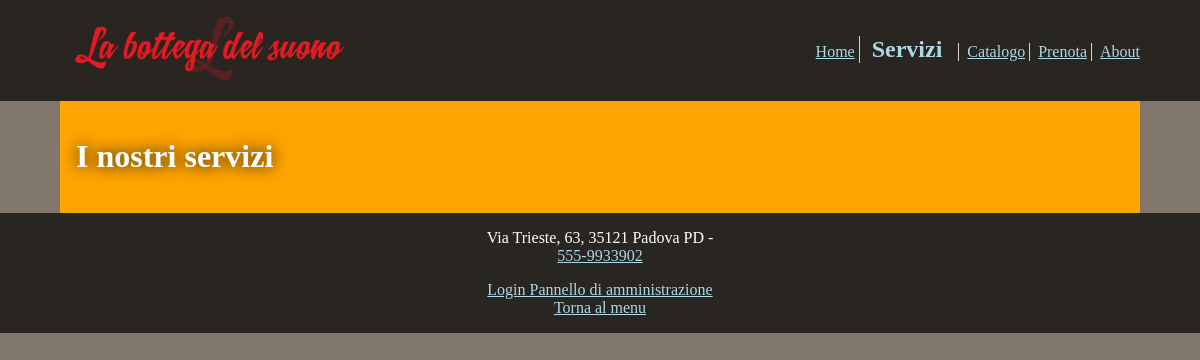
/servizi.php, run on an earlier commit of the app's database.
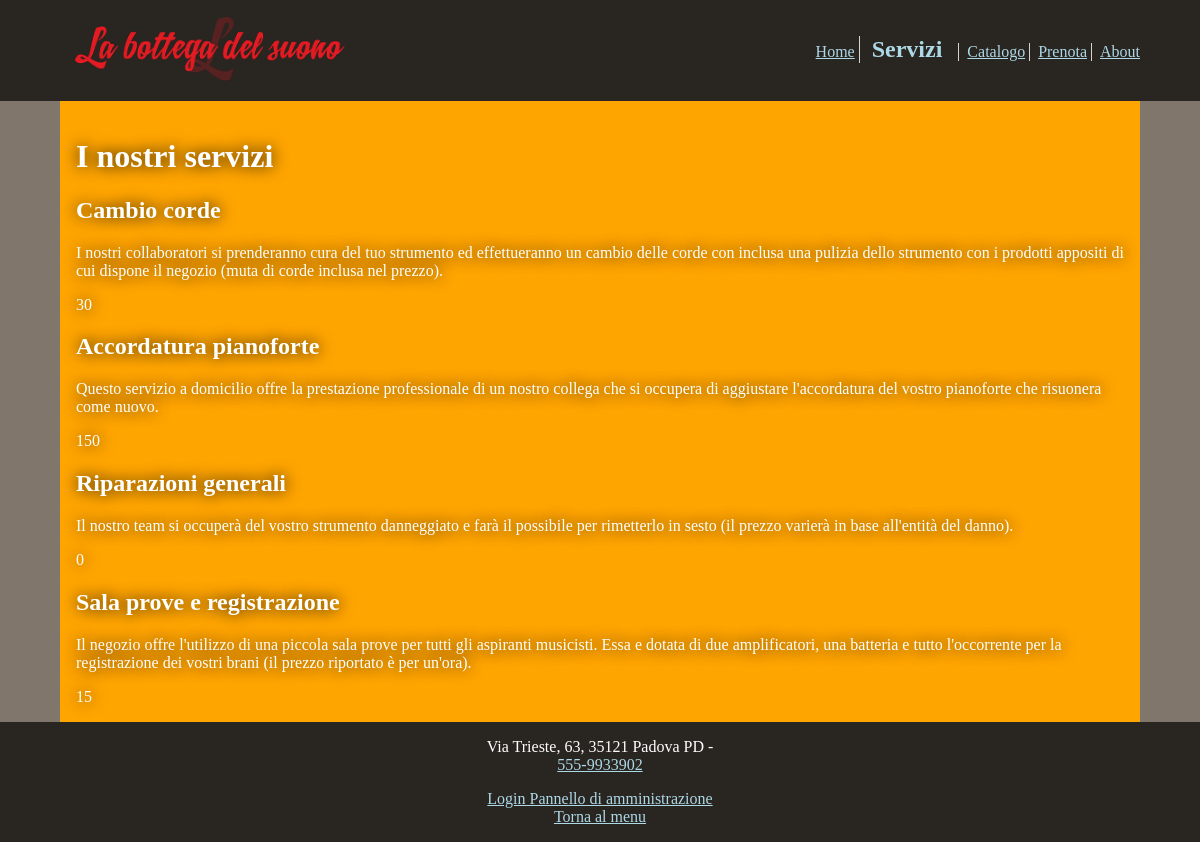
And on a later commit of the database.
### tables this page shows
CREATE TABLE `servizi` (
  `id` int(11) NOT NULL,
  `nome` varchar(40) NOT NULL,
  `descrizione` varchar(250) NOT NULL,
  `costo` decimal(10,0) NOT NULL
);

### db_connection.php (called while the page is built, shortened)
<?php
    function connect($db_data){
        $db = new mysqli($db_data['server_name'], $db_data['username'], $db_data['password'], $db_data['name']);
        return $db;
    }
    function getServices($db_data){
        $db = connect($db_data);
        $query = "SELECT * FROM servizi";
        return $db->query($query);
    }
?>

### service_list.php (the view)
<div id="lista-servizi">
<?php
    include_once("db_connection.php");
    $products = getServices($db_data);
    while($row = $products->fetch_assoc()){
?>
    <div class="servizio">
        <h2 class="servizio-nome"><?= $row['nome']; ?></h2>
        <p class="servizio-desc"><?= $row['descrizione']; ?></p>
        <span class="servizio-costo"><?= $row['costo']; ?></span>
    </div>
<?php
    }
?>
</div>

### servizi.php (shortened to what this page needs)
<!DOCTYPE html PUBLIC "-//W3C//DTD XHTML 1.0 Strict//EN" "http://www.w3.org/TR/xhtml1/DTD/xhtml1-strict.dtd">
<?php include_once("utility.php");?>
<html xmlns="http://www.w3.org/1999/xhtml">
    <head>
        <link rel="stylesheet" type="text/css" href="css/main.css"/>
        <link rel="stylesheet" type="text/css" href="css/mobile.css"/>
        <link rel="stylesheet" href= "<?= $host_path."css/print.css"?>"  media="print"  type="text/css" />
    </head>
    <body>
        <?php include("header.php"); ?>
        <div id="main">
            <div id="content">
                <h1>I nostri servizi</h1>
                <?php include("service_list.php"); ?>
            </div>
        </div>
        <?php include("footer.php"); ?>
    </body>
</html>

### header.php (shortened to what this page needs)
<?php
$index = "index.php";
$servizi = "servizi.php";
$catalogo = "catalogo.php";
$prenota = "prenota.php";
$about = "about.php";
?>
<div id="menu" class="navbar">
    <div class="titolo-nav">
        <img src="img/logo.png" alt="Logo del sito"/>
    </div>
    <div id="actual_menu">
        <ul>
            <li><a class="<?php isActive($index)?>" href="<?= $index?>">Home</a></li>
            <li><a class="<?php isActive($servizi)?>" href="<?= $servizi?>">Servizi</a></li>
            <li><a class="<?php isActive($catalogo)?>" href="<?= $catalogo?>">Catalogo</a></li>
            <li><a class="<?php isActive($prenota)?>" href="<?= $prenota?>">Prenota</a></li>
            <li><a class="<?php isActive($about)?>" href="<?= $about?>">About</a></li>
        </ul>
    </div>
</div>

### utility.php (shortened to what this page needs)
<?php
    function isActive($page){
        $path = $_SERVER["PHP_SELF"];
        $path = explode("/",$path);
        if($page == end($path)) echo "inactive-link";
        else                    echo "active-link";
    }
?>

### footer.php
<div id="footer">
    <div id="footer-info">
        <span>Via Trieste, 63, 35121 Padova PD</span> -
        <span><a href="tel:5559933902">555-9933902</a></span>
    </div>
    <a href="admin.php">Login Pannello di amministrazione</a>
    <a href="#menu">Torna al menu</a>
</div>

### css/main.css (style rules this page uses)
@media only screen and (min-width: 595px) { body { width: 100%; color:white; background-color: #80766c; margin:0; font-family: 'Gotham Rounded Medium'; } }
@media only screen and (min-width: 595px) { #header, #main { display: inline-block; } }
@media only screen and (min-width: 595px) { #actual_menu li:not(:first-of-type) { border-left: 0.1em solid lightgray; } }
@media only screen and (min-width: 595px) { .active-link { padding-left:0.5em; } }
@media only screen and (min-width: 595px) { a:link { color: lightblue; } }
@media only screen and (min-width: 595px) { img { position: relative; width:90%; left: 5%; margin:auto; } }
@media only screen and (min-width: 595px) { #footer { padding-top: 1em; padding-bottom: 1em; background-color:#292521; text-align:center; } }
@media only screen and (min-width: 595px) { #main { margin:auto; position:relative; left:5%; width: 90%; background-color: orange; text-shadow: 0 0 1em black; } }
@media only screen and (min-width: 595px) { #content { padding: 1em; } }
@media only screen and (min-width: 595px) { .navbar li { display: inline-block; } }
@media only screen and (min-width: 595px) { .navbar div { display: inline-block; } }
@media only screen and (min-width: 595px) { #menu { padding-top: 1em; padding-bottom: 1em; position:relative; background-color: #292521; } }
@media only screen and (min-width: 595px) { #actual_menu { position:absolute; margin: 0; right: 5%; top: 20%; } }
@media only screen and (min-width: 595px) { .titolo-nav { margin-left:5%; } }
@media only screen and (min-width: 595px) { .active-link { pointer-events: all; } }
@media only screen and (min-width: 595px) { .inactive-link { font-weight: bold; font-size:1.5em; text-decoration:none; padding-left:0.5em; padding-right: 0.5em; pointer-events: none; } }
@media only screen and (min-width: 595px) { #footer-info { margin-bottom: 1em; } }
@media only screen and (min-width: 595px) { #footer a { display:block; } }

What changed in the data, as far as the page shows it:
added servizi: nome "Cambio corde", descrizione "I nostri collaboratori si prenderanno cura del tuo strumento ed effettueranno un cambio delle corde con inclusa una pulizia dello strumento con i prodotti appositi di cui dispone il negozio (muta di corde inclusa nel prezzo).", costo "30"
added servizi: nome "Accordatura pianoforte", descrizione "Questo servizio a domicilio offre la prestazione professionale di un nostro collega che si occupera di aggiustare l'accordatura del vostro pianoforte che risuonera come nuovo.", costo "150"
added servizi: nome "Riparazioni generali", descrizione "Il nostro team si occuperà del vostro strumento danneggiato e farà il possibile per rimetterlo in sesto (il prezzo varierà in base all'entità del danno).", costo "0"
added servizi: nome "Sala prove e registrazione", descrizione "Il negozio offre l'utilizzo di una piccola sala prove per tutti gli aspiranti musicisti. Essa e dotata di due amplificatori, una batteria e tutto l'occorrente per la registrazione dei vostri brani (il prezzo riportato è per un'ora).", costo "15"
